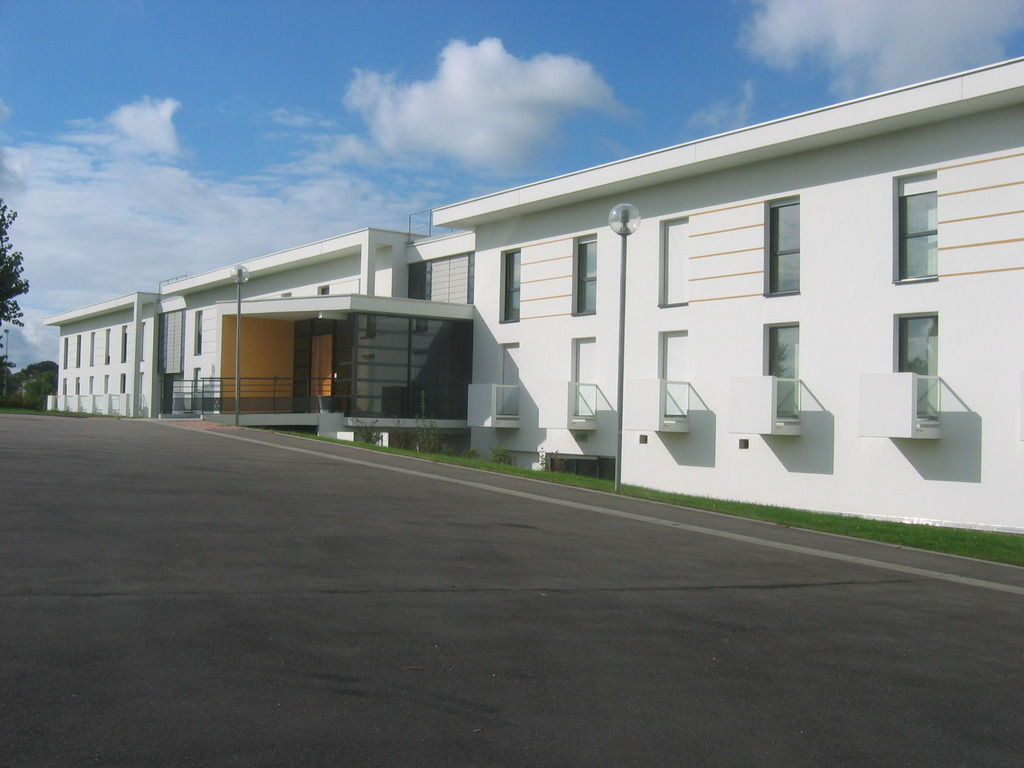
#> input picture supelecMetz.jpg, 1024 x 768 px
$ python testvp.py 5 ../supelecMetz.jpg
#> lines starting #> are read from the running program, lines starting #| are printed output that depends on the picture; after the words box and inside, x2 and y2 are one past the last pixel; in counts of white or black regions, pixels touching at a corner belong together; long printed decimals are rounded
### vp_detection/ervp.py
#!/usr/bin/env python
# -*- coding: utf-8 -*-

import cv2
import numpy as np
import os
from intersection import *
from conversion import *
from imgVis import *
from findInter import *
import math
import time

def erVP(image):

#> called with image = '../supelecMetz.jpg'
    start = time.time()

    img = cv2.imread(image,1)
#> img is the input picture: shape (768, 1024, 3); mean B, G, R 133.1, 126.3, 116.2
    grey = cv2.imread(image,0)
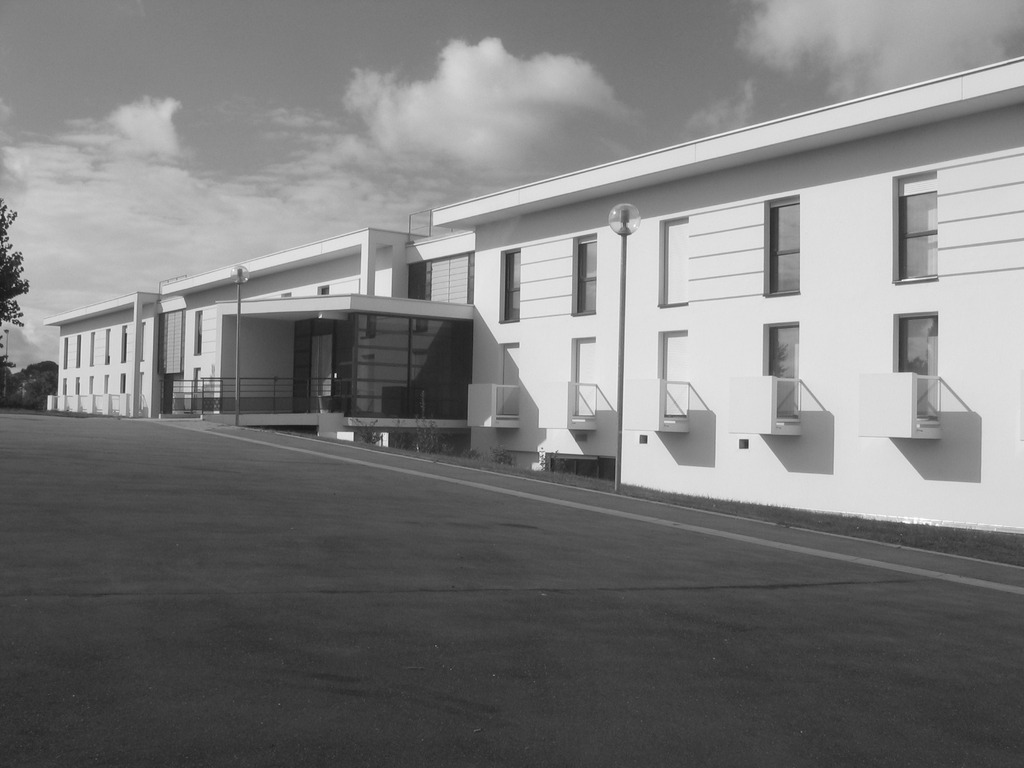
#> grey: shape (768, 1024); min 16, max 255, mean 124.1

    height = float(np.size(img, 0))
#> height = 768
    width = float(np.size(img, 1))
#> width = 1024

    e=100 #epsilon
    rayon=np.sqrt(height**2+width**2)/2 - e
#> rayon = 540

    c1Points, drawn_img = findIntersection(image) #liste des points d'intersection repere cartesien 1 et l'image avec segments et pts d'intersection

    pointsLen=len(c1Points)

    c2Points=[] #liste des points d'intersection repere cartesien 2 (milieu img)

    for l in range(0,pointsLen):
        c2Points.append(c2cP((width/2,height/2),c1Points[l]))

    erPoints=[] #liste des points exterieurs

    for l in range(0,pointsLen):
        if(np.sqrt(c2Points[l][0]**2+c2Points[l][1]**2) >= rayon):
            erPoints.append(c2Points[l])

    erPointsLen=len(erPoints)

    print ('nb pts ER = '+str(erPointsLen))

    #pointInterER = np.asarray(erPoints)
    pointInterER = np.empty(shape=[0,2])

    for k in range(0, erPointsLen):
        pointInterER = np.insert(pointInterER,pointInterER.shape[0],c2pP(erPoints[k]),axis=0)

    #print(pointInterER)


    #


    w = 0.04 #the width of bin of angle(angle coordinate)
    #tau = 0.01 #the width of angle bin for the bin of P(radial coordinate)
    l = 30
    r = 1000   #sutibal radius for bound Pi of Pmax and Pmin

    m = int(2*math.pi/w)

    #pointCounter = np.empty(shape=[m])


    #count the number of point in each bin of angle and find the bin with most points

    j = 1
    counterERphi = []
    pointCopyPhi = pointInterER
    while j < m :
        i = 0
        c = 0
        while i < pointCopyPhi.shape[0] :
            if (pointCopyPhi[[i],[1]] >=((j-1)*w) and pointCopyPhi[[i],[1]] < (j*w)):
                c+=1
                pointCopyPhi = np.delete(pointCopyPhi,i,axis=0)

                #pointCounter[j-1] = int(pointCounter[j-1])+1
                # print(pointCounter[j-1])
            else:
                i+=1

        counterERphi.append(c)
        j+=1

    #the last bin of angle [-math.pi+(m-1)*w,math.pi]

    i = 0
    c = 0
    while i < pointCopyPhi.shape[0]:
        if  (pointCopyPhi[[i],[1]] >=((m-1)*w) and pointCopyPhi[[i],[1]] < (2*math.pi)):
            c+=1
        i+=1
    counterERphi.append(c)


    ##print(counterERphi)

    #find the bin with the most point
    MaxPhi = max(counterERphi)
    #print(MaxPhi)

    indexPhi = counterERphi.index(MaxPhi)
    ##print(indexPhi)
    ##print(counterERphi[indexPhi])

    #count the number of point in the bin of r in the sector we have found  and find the bin with most points

    #creat a array contain the points of the sector we find
    pointInterSector = np.empty(shape=[0,2])
    i = 0
    while i < pointInterER.shape[0]:
        if (pointInterER[[i],[1]] >= (indexPhi*w) and pointInterER[[i],[1]] < (indexPhi+1)*w):
            pointInterSector = np.insert(pointInterSector,pointInterSector.shape[0],pointInterER[i],axis=0)
        i+=1
    ##print(pointInterSector.shape)

    #find Pmax,Pmin,phiMax,phiMin
    Pmax = np.amax(np.amax(pointInterSector,1))
    Pmin = np.amin(np.amax(pointInterSector,1))
    ##print(Pmax)
    ##print(Pmin)
    phiMin = math.atan(Pmin/r)
    phiMax = math.atan(Pmax/r)
    # [6 lines of commented-out code are left out]

    j = 1
    p = [Pmin]  #the list of Pi
    counterERp = []
    pointCopyP = pointInterSector
    while j <= l:
        i = 0
        c = 0
        p.append(r*math.tan(phiMin + j*(phiMax-phiMin)/l))
        while i < pointCopyP.shape[0]:
            if (p[j-1] <= pointCopyP[i][0] < p[j]):
                c+=1
                pointCopyP = np.delete(pointCopyP,i,axis=0)
            else:
                i+=1
        counterERp.append(c)
        j+=1
    ##print(p)
    ##print(counterERp)
    ##print(len(counterERp))
    MaxP = max(counterERp)
    ##print(MaxP)
    indexP = counterERp.index(MaxP)
    ##print(indexP)

    ##find the candidate vanishing point

    i = 0
    vpER = np.empty(shape=[0,2])

    while i < pointInterSector.shape[0]:
        if p[indexP] < pointInterSector[i][0] < p[indexP+1]:
            vpER = np.insert(vpER,vpER.shape[0],pointInterSector[i],axis=0)
        i+=1


    print('nb de pts dans le secteur choisi = '+str(len(vpER)))
    ##print(vpER)
    moy = np.mean(vpER, axis=0)


    print('VP coord polaires = '+str(moy))

    vpERc2 = p2cP(moy)

    vpERc1 = c2cP((-width/2,-height/2),vpERc2)

    print ('VP coord cart = '+str(vpERc1))

    print ('temps exe = '+str(time.time()-start))

    imgVis(drawn_img,vpERc1,np.array([0,0]),c1Points)

    return vpERc1

### vp_detection/findInter.py
#!/usr/bin/env python
# -*- coding: utf-8 -*-

import cv2
import numpy as np
import os
from intersection import *
from conversion import *
from imgVis import *
import math
import time

def findIntersection(image):

#> called with image = '../supelecMetz.jpg'
    img = cv2.imread(image,1)
    grey = cv2.imread(image,0)

    longueur = 50 #longueur pour eliminer segments courts
    height = float(np.size(img, 0))
#> height = 768
    width = float(np.size(img, 1))
#> width = 1024

    lsd = cv2.createLineSegmentDetector(0)
    lines = lsd.detect(grey)[0]
#> lines = 558 rows, first 6: [748, 439.4, 748, 446.9], [352.9, 439.4, 353.2, 430.6], [58.91, 338.1, 56.66, 408.2], [126.5, 334.3, 125.7, 360.6], [109.2, 329.4, 109, 363.1], [125.3, 374.3, 124.7, 391.9]
    linesLen=(lines.shape[0])
#> linesLen = 558

    j=0
    while (j<linesLen): #boucle pour eliminer les segments courts
        x1 = lines[[j],[0],[0]]
        y1 = lines[[j],[0],[1]]
        x2 = lines[[j],[0],[2]]
        y2 = lines[[j],[0],[3]]
        if (math.sqrt((x1-x2)**2+(y1-y2)**2)<longueur):
            lines = np.delete(lines,j,0)
            linesLen-=1
        else:
            j+=1
#> this loop made 558 passes
#> (x1, y1, x2, y2) on passes 1 to 12: ([748], [439.4], [748], [446.9]), ([352.9], [439.4], [353.2], [430.6]), ([58.91], [338.1], [56.66], [408.2]), ([126.5], [334.3], [125.7], [360.6]), ([109.2], [329.4], [109], [363.1]), ([125.3], [374.3], [124.7], [391.9]), ([647], [435.6], [646.9], [441.9]), ([201.3], [310.6], [200.7], [353.1]), ([621.3], [486.3], [1022.1], [535.3]), ([46.98], [395.6], [45.88], [410.6]), ([405.9], [263.2], [474.4], [249.3]), ([746.9], [448.1], [739.3], [448.4])
#> after the loop, j = 109; lines = 109 rows, first 6: [58.91, 338.1, 56.66, 408.2], [621.3, 486.3, 1022.1, 535.3], [405.9, 263.2, 474.4, 249.3], [185.1, 311.8, 183, 379.4], [626.3, 236.9, 620.2, 483.1], [474.4, 251.9, 472.7, 303.1]; linesLen = 109

    drawn_img = lsd.drawSegments(img,lines)
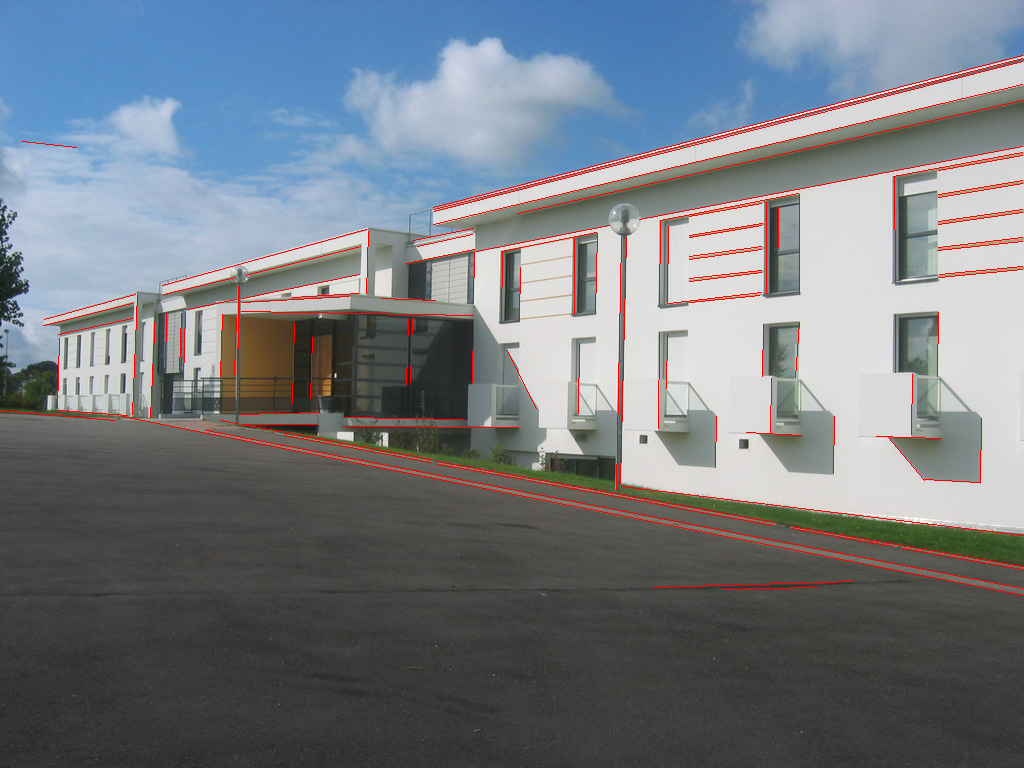
#> drawn_img: shape (768, 1024, 3); mean B, G, R 130.5, 123.6, 118.3
    cv2.imshow("LSD",drawn_img)
    cv2.waitKey(0)

    linesList = np.squeeze(lines)
#> linesList has the same summary as lines

    print('nb lignes = '+str(linesLen))
#| nb lignes = 109

    c1Points=[] #liste des points d'intersection repere cartesien 1

    for j in range(0,linesLen):
        for k in range(j+1,linesLen):
            if (linesList[j][0]!=linesList[j][2] or linesList[k][0]!=linesList[k][2]): #si au moins une des droites n'est pas verticale
                if (linesList[j][0]==linesList[j][2]): #si la 1ere droite est verticale:
                    c1Points.append(getIntersectionV(linesList[j],linesList[k]))
                elif (linesList[k][0]==linesList[k][2]): #si la 2eme droite est verticale
                    c1Points.append(getIntersectionV(linesList[k],linesList[j]))
                elif ( (linesList[j][3]-linesList[j][1])/(linesList[j][2]-linesList[j][0]) != (linesList[k][3]-linesList[k][1])/(linesList[k][2]-linesList[k][0]) ): #si les droites ne sont pas paralleles
                    c1Points.append(getIntersection(linesList[j],linesList[k]))
#> this loop made 109 passes

    pointsLen=len(c1Points)
    print ('nb pts intersection = '+str(pointsLen))
#| nb pts intersection = 5886

    for m in range(0,pointsLen): #on dessine les points d'intersection
        cv2.circle(drawn_img,(int(c1Points[m][0]),int(c1Points[m][1])),2,(0,0,0),-1)
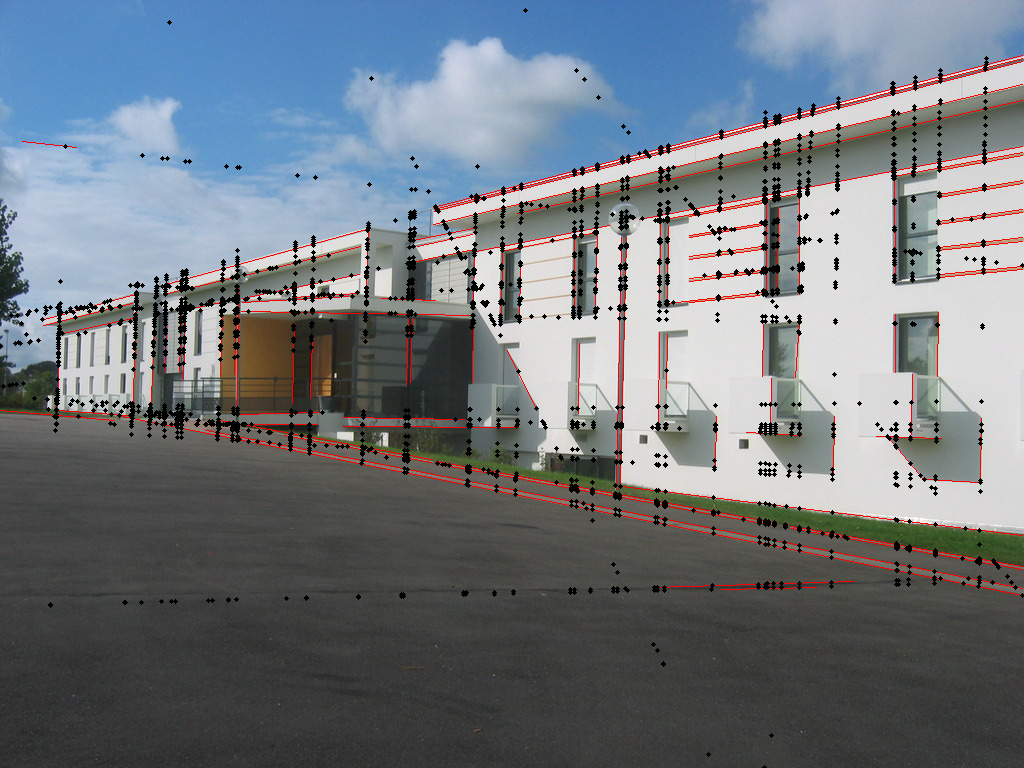
#> drawn_img: shape (768, 1024, 3); 2.95% of pixels changed, all inside (x1, y1, x2, y2) = (0, 8, 1024, 768)
#| nb pts ER = 2560
#| nb de pts dans le secteur choisi = 164
#| VP coord polaires = [726.823   3.136]
#| VP coord cart = [-214.811  388.092]

    cv2.imshow("Points d'intersection",drawn_img)
    cv2.waitKey(0)

    return c1Points, drawn_img

### vp_detection/intersection.py
#! /usr/bin/env python
# -*- coding: utf-8 -*-
import cv2
import numpy as np
import os

def getIntersection(line1, line2):

    x1=line1[0]
    y1=line1[1]
    x2=line1[2]
    y2=line1[3]
    x3=line2[0]
    y3=line2[1]
    x4=line2[2]
    y4=line2[3]
    a1=(y2-y1)/(x2-x1)
    b1=y1-a1*x1
    a2=(y4-y3)/(x4-x3)
    b2=y3-a2*x3
    x=(b1-b2)/(a2-a1)
    y=a1*x+b1

    return np.array([x,y])

# [16 lines left out: function getIntersectionV, not called in this run]


### vp_detection/imgVis.py
#! /usr/bin/env python
# -*- coding: utf-8 -*-
import cv2
import numpy as np
import os

def imgVis(img,p1,p2,p):
    width = float(np.size(img, 1))
    height = float(np.size(img, 0))

    xmax=np.maximum(p1[0],p2[0])
    ymax=np.maximum(p1[1],p2[1])

    xmin=np.minimum(p1[0],p2[0])
    ymin=np.minimum(p1[1],p2[1])

    if (xmin<0):
        img=cv2.copyMakeBorder(img,0,0,int(-xmin+20),0,cv2.BORDER_CONSTANT,value=(255,255,255))
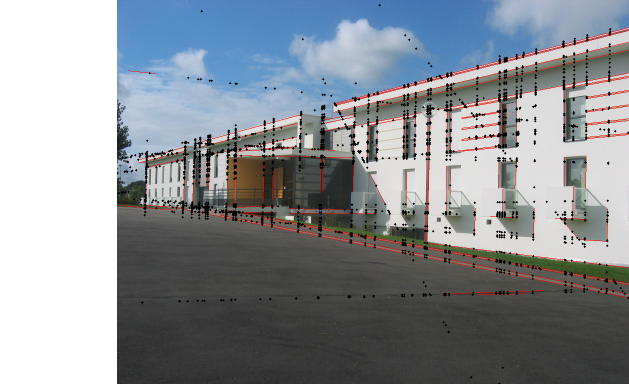
#> img: shape (768, 1258, 3) (shown at 1/2 size); mean B, G, R 150.7, 145.1, 139.9
    if (xmax>width):
        img=cv2.copyMakeBorder(img,0,0,0,int(xmax-width+20),cv2.BORDER_CONSTANT,value=(255,255,255))
    if (ymin<0):
        img=cv2.copyMakeBorder(img,int(-ymin+20),0,0,0,cv2.BORDER_CONSTANT,value=(255,255,255))
    if (ymax>height):
        img=cv2.copyMakeBorder(img,0,int(ymax-height+20),0,0,cv2.BORDER_CONSTANT,value=(255,255,255))

    for m in range(0,len(p)):
        cv2.circle(img,(int(p[m][0]),int(p[m][1])),2,(0,0,0),-1)
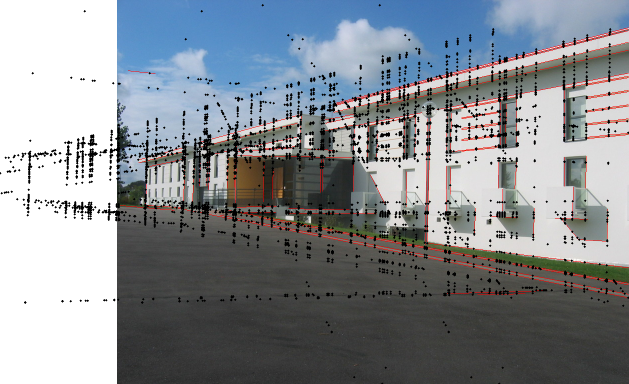
#> img: shape (768, 1258, 3) (shown at 1/2 size); 2.34% of pixels changed, all inside (x1, y1, x2, y2) = (0, 8, 1257, 768)

    cv2.circle(img,(int(p1[0]),int(p1[1])),5,(125,255,0),-1)
    cv2.circle(img,(int(p2[0]),int(p2[1])),5,(125,255,0),-1)
#> img: shape (768, 1258, 3); under 0.01% of pixels changed, all inside (x1, y1, x2, y2) = (0, 0, 6, 6)

    #cv2.imwrite('img6vp.png',img)
    cv2.imshow("VP",img)
    cv2.waitKey(0)

### vp_detection/conversion.py
#! /usr/bin/env python
# -*- coding: utf-8 -*-
import cv2
import numpy as np
import os

#D : droite
#P : point

# [14 lines left out: function p2cD, not called in this run]

def c2cP(newO, point):
    x=point[0]-newO[0]
    y=point[1]-newO[1]
    return np.array([x,y])

def c2pP(point):
    x=point[0]
    y=point[1]
    rho=np.sqrt(x*x+y*y)
    if(x>0 and y>=0):
        theta=np.arctan(y/x)
    elif(x>0 and y<0):
        theta=np.arctan(y/x)+2*np.pi
    elif(x<0):
        theta=np.arctan(y/x)+np.pi
    elif(x==0 and y>0):
        theta=np.pi/2
    elif(x==0 and y<0):
        theta=-np.pi/2
    return np.array([rho,theta])

def p2cP(point):
    rho=point[0]
    theta=point[1]
    x=rho*np.cos(theta)
    y=rho*np.sin(theta)
    return np.array([x,y])

### vp_detection/testvp.py
#!/usr/bin/env python
# -*- coding: utf-8 -*-

import cv2
from irvp import *
from ervp import *

import sys

if (int(sys.argv[1])==0):
    irVP(sys.argv[2])
else:
    erVP(sys.argv[2])
